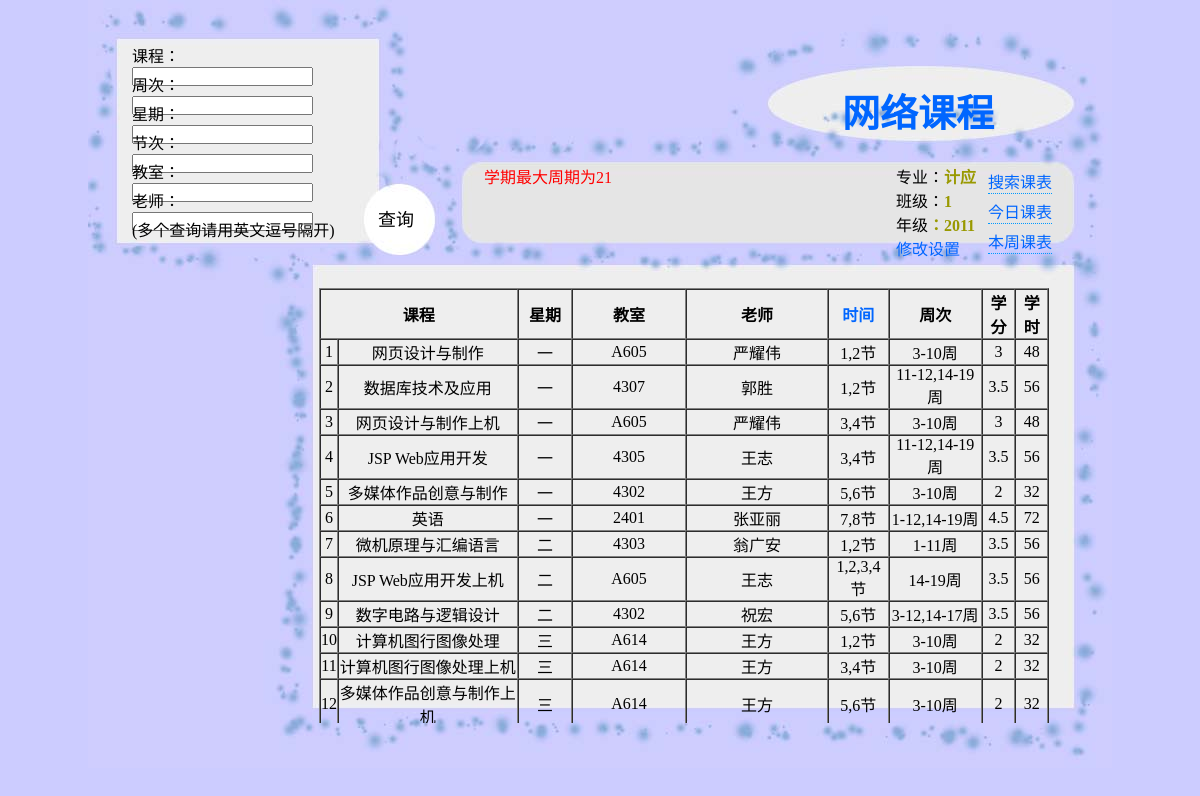
/week.php, run on the app's committed database.
### tables this page shows
CREATE TABLE IF NOT EXISTS `c_group` (
  `id` int(11) NOT NULL AUTO_INCREMENT,
  `major` varchar(256) NOT NULL,
  `class` int(2) NOT NULL,
  `grade` int(4) NOT NULL,
  PRIMARY KEY (`id`)
);

CREATE TABLE IF NOT EXISTS `c_subject` (
  `id` int(11) NOT NULL AUTO_INCREMENT,
  `name` varchar(256) NOT NULL,
  `week` varchar(200) NOT NULL,
  `time` varchar(100) NOT NULL,
  `week2` varchar(20) NOT NULL,
  `classroom` varchar(20) NOT NULL,
  `group` int(11) NOT NULL,
  `teacher` varchar(50) NOT NULL,
  `credit` float NOT NULL,
  `hours` int(11) NOT NULL,
  `other` varchar(200) NOT NULL,
  PRIMARY KEY (`id`)
);

### week.php (called while the page is built, shortened)
<?php
include_once("init.php");
include_once("search.php");
?>

### class/curriculum.php (called while the page is built, shortened)
<?php
class Curriculum{
	private $where;
	private $db;
	private $system;
	private $error;
	function __construct(){
		global $db,$system;
		$this->error = array();
		$this->db = &$db;
		$this->system = &$system;
	}
	public function get(){
		return $this->db->select("subject","*",$this->where." AND `group`=".$this->system->group['id']);
	}
	private function get_where(){
		$where = array();
		$this->where = '';
		if(isset($_GET['week']) && !empty($_GET['week'])){
			$tmp = explode(',',$_GET['week']);
			foreach($tmp as $v){
				if($v>$this->system->info['all_week']){
					array_push($this->error,"学期最大周期为".$this->system->info['all_week']);
					continue;
				}
			}
		}
		if(!empty($this->where))
			$this->where = substr($this->where,0,-5);
		else
			$this->where = '1';
	}
	public function show_errors($before='',$end=''){
		$tmp='';
		foreach($this->error as $v)
			$tmp.=$before.' '.$v.' '.$end."\n";
		return $tmp;
	}
}
?>

### class/system.php (called while the page is built, shortened)
<?php
class System{
	public $config;
	public $info;
	private $db;
	function __construct(){
		global $config,$db;
		$this->config = &$config;
		$this->db = &$db;
		$this->get_group();
		$this->get_setting();
		$this->get_time();
	}
	public function get_time(){
		$time = $this->db->select("time");
	}
	private function get_group(){
		$group['id'] = $this->get_cookie('group');
		if(!$group['id'] || !is_numeric($group['id']) || $group['id']<1)$group['id'] = 1;
		$s = $this->db->select("group","*","`id`=".$group['id']);
		$group = $s[0];
		$this->group = $group;
	}
	private function count_week(){
		$now_time = (isset($_GET['date']) && is_numeric($_GET['date']) && checkdate(substr($_GET['date'],4,2),substr($_GET['date'],6,2),substr($_GET['date'],0,4)))?$_GET['date']:date('Ymd');
		$now = mktime(0,0,0,substr($now_time,4,2),substr($now_time,6,2),substr($now_time,0,4));
		$date = $this->info['first_week'];
		$begin = mktime(0,0,0,(int)substr($date,5,2),(int)substr($date,8,2),(int)substr($date,0,4));
		$x = ($now-$begin)/(24*60*60*7);
	}
	private function get_setting(){
		$s = $this->db->select("setting");
		$this->info = array();
		foreach($s as $v){
			$this->info[$v['name']] = $v['value'];
		}
	}
	public function get_cookie($name){
		if(!isset($_COOKIE[$this->config['cookie_prefix'].$name]))return false;
		else return $_COOKIE[$this->config['cookie_prefix'].$name];
	}
}
?>

### class/mysql.php (called while the page is built, shortened)
<?php
class Mysql
{
	private $config;
	private function set_config()
	{
		global $config;
		$this->config = array();
		$this->config = $config['db'];
	}
	public function query($sql)
	{
		return mysql_query($sql);
	}
	public function select($table,$list='*',$where = '1'){
		$sql = "SELECT ".$list." FROM `".$this->config['dbprefix'].$table."` WHERE ".$where;
		return $this->sql_to_arr($sql);
	}
	private	function sql_to_arr($sql){
		$return=array();
		$result = $this->query($sql);
		$i=0;
		while($row = mysql_fetch_array($result)){
			foreach($row as $name => $value)unset($row[$j++]);
			$return[$i]=$row;
			$i++;
		}
		return $return;
	}
}
?>

### config.php (called while the page is built, shortened)
<?php
$config['site_name'] = "课程表";
$config['char_set'] = 'utf8';
$config['cookie_prefix'] = "cu_";
$config['debug'] = true;
$config['db']['hostname'] = 'localhost';
$config['db']['username'] = 'root';
$config['db']['password'] = '123456';
$config['db']['database'] = 'curriculum';
$config['db']['dbprefix'] = 'c_';
$config['db']['db_debug'] = true;
$config['db']['char_set'] = $config['char_set'];
?>

### init.php (called while the page is built, shortened)
<?php
include_once 'config.php';
include_once CLASS_PATH.'mysql.php';
include_once CLASS_PATH.'curriculum.php';
include_once CLASS_PATH.'system.php';
include_once 'template.php';
$system = new System();
?>

### template.php (called while the page is built, shortened)
<?php
function get_header($title='',$css = ''){
	include TEMPLATE_PATH.'header.php';
}
function get_footer(){
	include TEMPLATE_PATH.'footer.php';
}
function get_search(){
	include TEMPLATE_PATH.'search.php';
}
function number_to_week($number,$invert=false,$begin='',$end=''){
	$a = array( 1 => '一',
				2 => '二',
				3 => '三',
				4 => '四',
				5 => '五',
				6 => '六',
				7 => '日'
				);
	if(!$invert)$a=array_flip($a);
	foreach($a as $i => $v){
		$number=str_replace($v,$i,$number);
	}
	return $begin.$number.$end;
}
function long_list_to_short($s){
	$a = explode(',',$s);
	$n='';
	$next=0;
	$start=0;
	foreach($a as $v){
		if(empty($v))continue;
		if($next==0){
			$n=$v;
			$start=$v;
		}
		if($v==$next+1 || $next==0){
			$next=$v;
		}else{
			if($start<$next)$n.="-".$next;
			$next=$v;
			$start=$v;
			$n.=",".$v;
		}
	}
	if($start<$next)$n.="-".$next;
	return $n;
}
?>

### search.php (the view, shortened to what this page needs)
<?php
include_once 'init.php';
$c = new curriculum();
$get = $c->get();
?>
<div id="title">
<h1><a href="./">网络课程</a></h1>
</div>
<div id="info">
<ul class="left">
<?php echo $c->show_errors("\t<li>","</li>");?>
</ul>
<ul class="right link">
<li><a href="search.php">搜索课表</a></li>
<li><a href="today.php">今日课表</a></li>
<li><a href="week.php">本周课表</a></li>
</ul>
<ul class="right">
<li>专业：<span><?php echo $system->group['major']?></span></li>
<li>班级：<span><?php echo $system->group['class']?></span></li>
<li>年级<span>：<?php echo $system->group['grade']?></span></li>
<li><a href="setting.php">修改设置</a></li>
</ul>
</div>
<div id="table">
<table width="730" border="1" align="center" cellpadding="6" cellspacing="0">
<tbody align="center">
	<tr><th colspan="2">课程</th><th>星期</th><th>教室</th><th>老师</th><th><a href="time.php" target="_blank" title="查看作息时间表">时间</a></th><th>周次</th><th>学分</th><th>学时</th></tr>
<?php foreach($get as $n => $v){ ?>
	<tr><td><?php echo $n+1;?></td><td><?php echo $v['name']?></td><td><?php echo number_to_week($v['week2'])?></td><td><?php echo $v['classroom']?></td><td><?php echo $v['teacher']?></td><td><?php echo substr($v['time'],1,-1);?>节</td><td><?php echo long_list_to_short($v['week']),"周";?></td><td><?php echo $v['credit']?></td><td><?php echo $v['hours']?></td></tr>
<?php } ?>
</tbody>
</table>
</div>

### css/search.css (style rules this page uses)
* { margin:0px; padding:0px; }
body { background-color: #ccccff; }
a { color: #06F; text-decoration: none; }
#title { width:200px; height:40px; position:relative; text-align:center; top:83px; left:730px; }
#title h1 { font-size:38px; color:#96C; }
#info { height:80px; width:570px; position:relative; top:-75px; left:395px; }
#info span { color:#990; font-size:16px; font-weight: bold; }
#info .left { float:left; color:#F00; }
#info .right { float:right; margin-left:10px; }
#info .link li { border-bottom-width: 1px; border-bottom-style: dotted; border-bottom-color: #09F; padding-top:5px; }
#info ul { padding:1px; list-style-type:none; }
#table { width:750px; height:435px; text-align:center; position:relative; top:-48px; left:231px; overflow:scroll; }

### data on the page
c_group: major "计应", class "1", grade "2011"
c_subject: name "网页设计与制作", week2 "一", classroom "A605", teacher "严耀伟", time "1,2", week "3-10", credit "3", hours "48"
c_subject: name "数据库技术及应用", week2 "一", classroom "4307", teacher "郭胜", time "1,2", week "11-12,14-19", credit "3.5", hours "56"
c_subject: name "网页设计与制作上机", week2 "一", classroom "A605", teacher "严耀伟", time "3,4", week "3-10", credit "3", hours "48"
c_subject: name "多媒体作品创意与制作", week2 "一", classroom "4302", teacher "王方", time "5,6", week "3-10", credit "2", hours "32"
c_subject: name "英语", week2 "一", classroom "2401", teacher "张亚丽", time "7,8", week "1-12,14-19", credit "4.5", hours "72"
c_subject: name "微机原理与汇编语言", week2 "二", classroom "4303", teacher "翁广安", time "1,2", week "1-11", credit "3.5", hours "56"
c_subject: name "JSP Web应用开发上机", week2 "二", classroom "A605", teacher "王志", time "1,2,3,4", week "14-19", credit "3.5", hours "56"
c_subject: name "数字电路与逻辑设计", week2 "二", classroom "4302", teacher "祝宏", time "5,6", week "3-12,14-17", credit "3.5", hours "56"
c_subject: name "计算机图行图像处理", week2 "三", classroom "A614", teacher "王方", time "1,2", week "3-10", credit "2", hours "32"
c_subject: name "计算机图行图像处理上机", week2 "三", classroom "A614", teacher "王方", time "3,4", week "3-10", credit "2", hours "32"
c_subject: name "多媒体作品创意与制作上机", week2 "三", classroom "A614", teacher "王方", time "5,6", week "3-10", credit "2", hours "32"

### other printed values
$c->show_errors("\t<li>","</li>") "学期最大周期为21"
$v['name'] "JSP Web应用开发"
number_to_week($v['week2']) "一"
$v['classroom'] "4305"
$v['teacher'] "王志"
substr($v['time'],1,-1) "3,4"
long_list_to_short($v['week']) "11-12,14-19"
$v['credit'] "3.5"
$v['hours'] "56"
